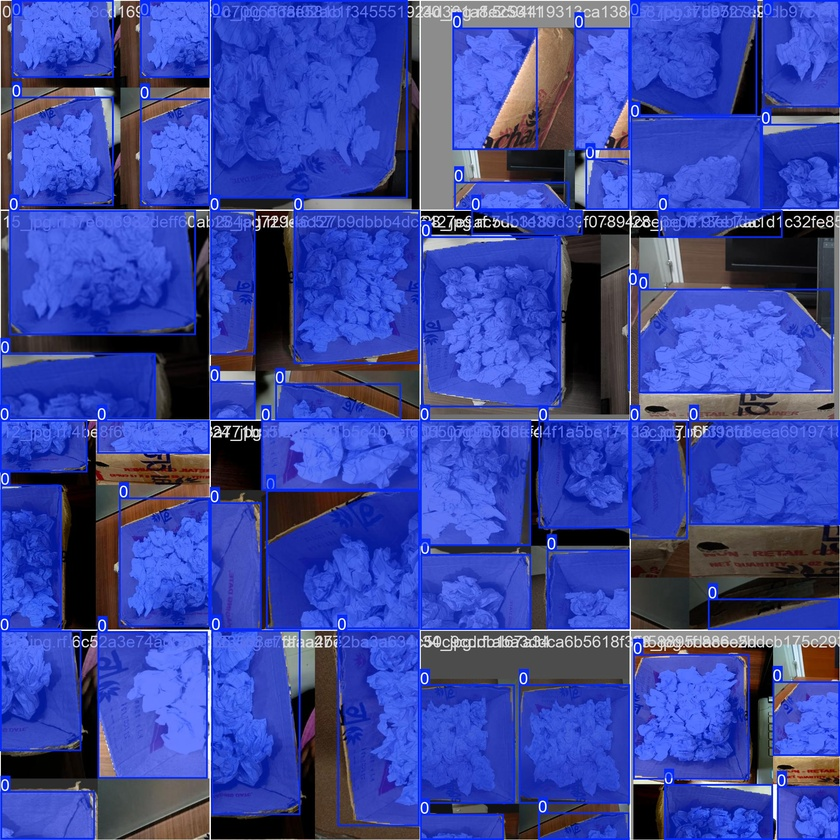
#> input picture Machine Learning/runs/segment/train_batch0.jpg, 840 x 840 px, shrunk from 1920 x 1920 before the run, given in place of the camera
$ python roi.py
#> lines starting #> are read from the running program, lines starting #| are printed output that depends on the picture; after the words box and inside, x2 and y2 are one past the last pixel; in counts of white or black regions, pixels touching at a corner belong together
import cv2
import numpy as np

# Initialize video capture (0 for primary camera)
cap = cv2.VideoCapture(0)

# Read the first frame
ret, prev_frame = cap.read()
#> prev_frame is the input picture: shape (840, 840, 3); mean B, G, R 161.1, 72.1, 59.4
prev_gray = cv2.cvtColor(prev_frame, cv2.COLOR_BGR2GRAY)
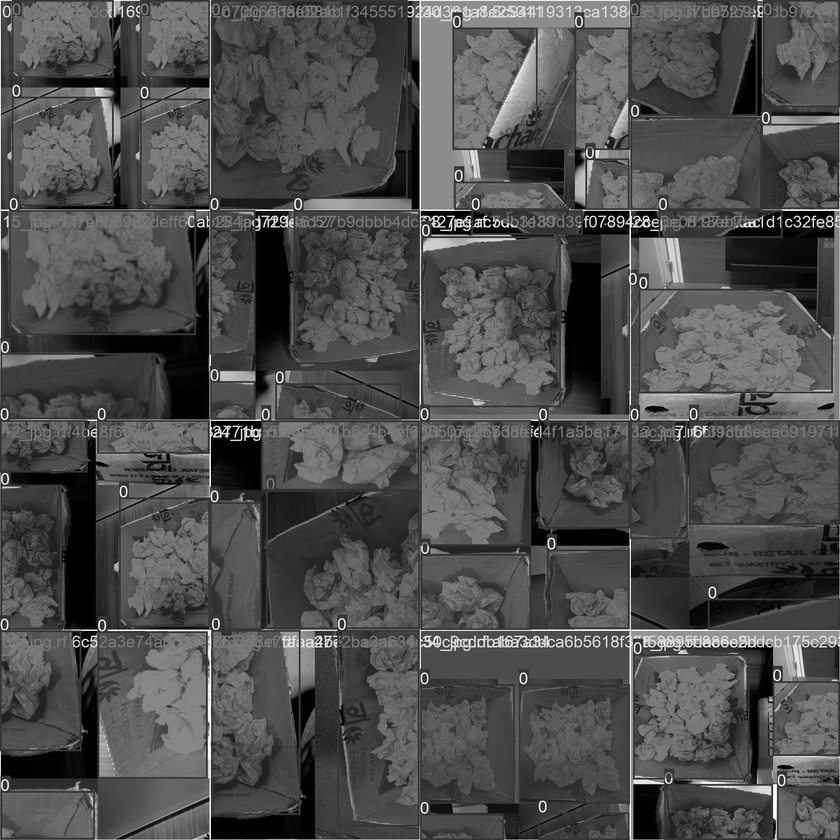
#> prev_gray: shape (840, 840); min 0, max 255, mean 78.5

# Set parameters for the pipeline
motion_threshold = 500    # Minimum contour area for motion
flow_magnitude_threshold = 1.5  # Threshold for optical flow magnitude to trigger alert

while True:
    # Capture the current frame
    ret, frame = cap.read()
    if not ret:
        break

    # Convert current frame to grayscale
    gray = cv2.cvtColor(frame, cv2.COLOR_BGR2GRAY)

    # ----------------- Step 1: Motion Detection -----------------
    diff_frame = cv2.absdiff(prev_gray, gray)
#> diff_frame: shape (840, 840); every value is 0
    _, thresh_frame = cv2.threshold(diff_frame, 30, 255, cv2.THRESH_BINARY)
    thresh_frame = cv2.GaussianBlur(thresh_frame, (5, 5), 0)

    # Find contours of the motion areas
    contours, _ = cv2.findContours(thresh_frame, cv2.RETR_EXTERNAL, cv2.CHAIN_APPROX_SIMPLE)
#> contours = []

    # Draw bounding boxes for detected motion
    for contour in contours:
        if cv2.contourArea(contour) > motion_threshold:
            (x, y, w, h) = cv2.boundingRect(contour)
            cv2.rectangle(frame, (x, y), (x + w, y + h), (0, 255, 0), 2)
            print("Motion Detected: Alert Triggered")  # Trigger an alert for motion detection
#> this loop made 0 passes

    # ----------------- Step 2: Optical Flow Detection -----------------
    flow = cv2.calcOpticalFlowFarneback(prev_gray, gray, None, 0.5, 3, 15, 3, 5, 1.2, 0)

    # Convert flow to polar coordinates (magnitude and angle)
    mag, ang = cv2.cartToPolar(flow[..., 0], flow[..., 1])
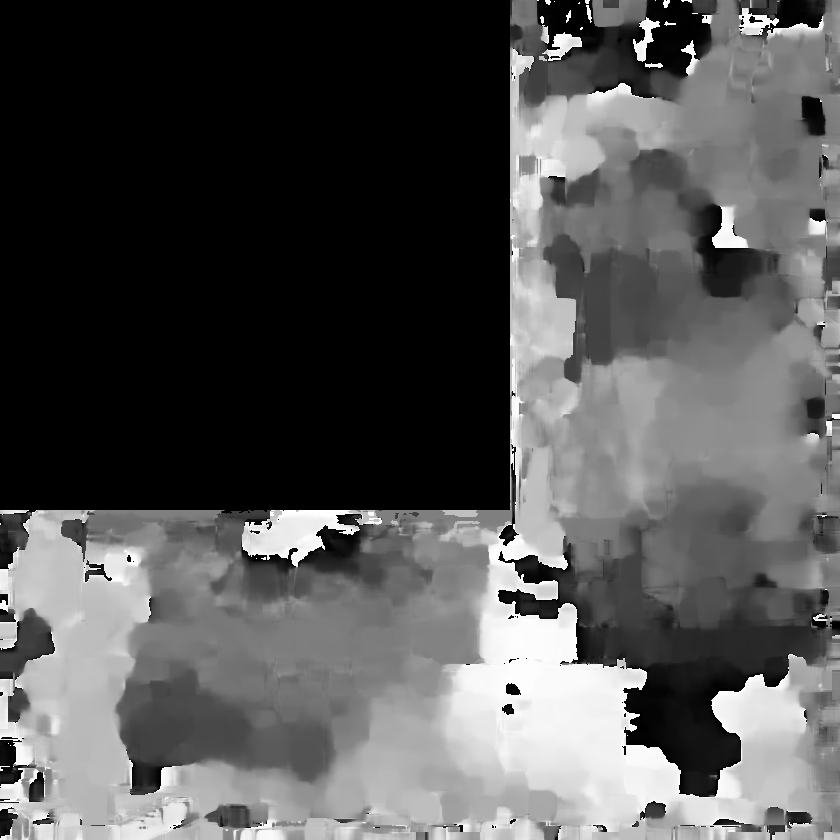
#> ang: shape (840, 840) float32; min 0, max 6.28, mean 2.09; drawn with min black and max white
    hsv = np.zeros_like(frame)
    hsv[..., 1] = 255
    hsv[..., 0] = ang * 180 / np.pi / 2
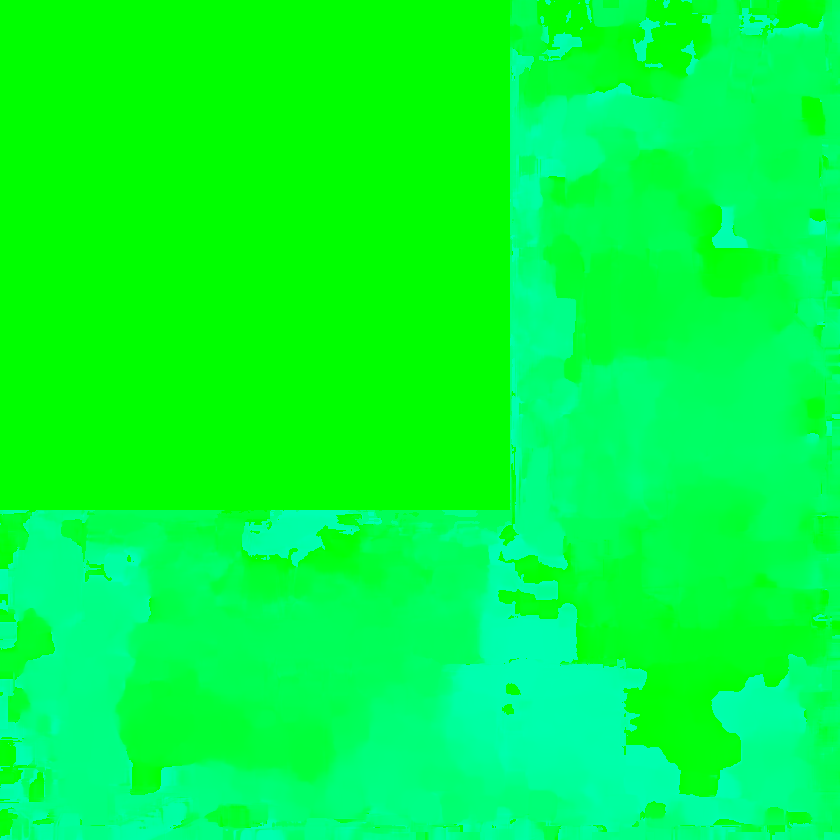
#> hsv: shape (840, 840, 3); mean of channels 0, 1, 2 59.5, 255, 0; drawn as B, G, R
    hsv[..., 2] = cv2.normalize(mag, None, 0, 255, cv2.NORM_MINMAX)
#> hsv: shape (840, 840, 3); 0.71% of pixels changed, all inside (x1, y1, x2, y2) = (0, 0, 840, 840)
    optical_flow_frame = cv2.cvtColor(hsv, cv2.COLOR_HSV2BGR)

    # Check if average flow magnitude exceeds threshold for alert
    avg_flow_magnitude = np.mean(mag)
#> avg_flow_magnitude = 0.000287
    if avg_flow_magnitude > flow_magnitude_threshold:
        print("Optical Flow Change Detected: Alert Triggered")  # Trigger alert based on optical flow

    # ----------------- Display Results -----------------
    cv2.imshow("Motion Detection", frame)
    cv2.imshow("Optical Flow", optical_flow_frame)

    # Update previous frame for next iteration
    prev_gray = gray

    # Exit on pressing 'q'
    if cv2.waitKey(10) & 0xFF == ord('q'):
#> (key q is pressed here)
        break

cap.release()
cv2.destroyAllWindows()

$ run again, on Machine Learning/runs/segment/train_batch1.jpg
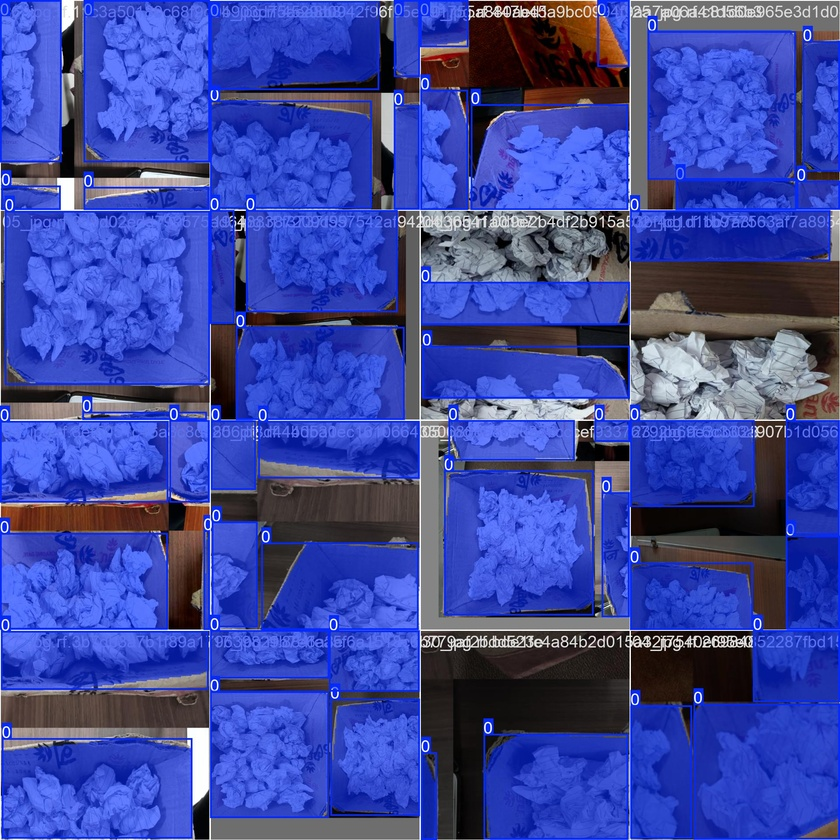
#> input picture Machine Learning/runs/segment/train_batch1.jpg, 840 x 840 px, shrunk from 1920 x 1920 before the run, given in place of the camera
#> prev_frame is the input picture: shape (840, 840, 3); mean B, G, R 161.1, 73.4, 61.3
#> `prev_gray = cv2.cvtColor(prev_frame, cv2.COLOR_BGR2GRAY)`:
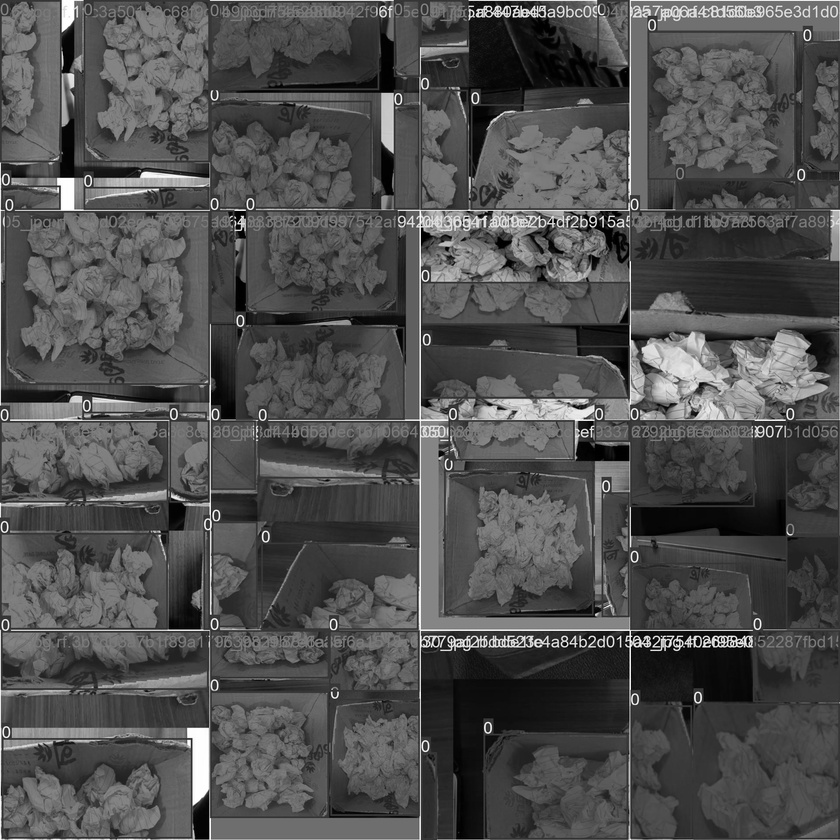
#> prev_gray: shape (840, 840); min 0, max 255, mean 79.8
#> diff_frame: shape (840, 840); every value is 0
#> contours = []
#> `hsv[..., 0] = ang * 180 / np.pi / 2`:
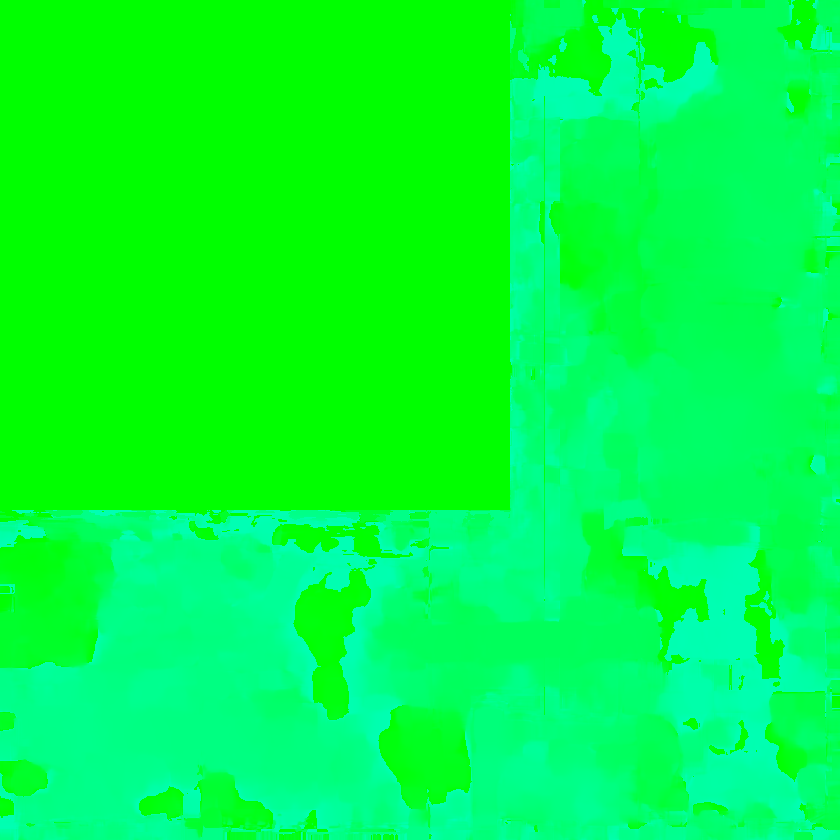
#> hsv: shape (840, 840, 3); mean of channels 0, 1, 2 65.3, 255, 0; drawn as B, G, R
#> avg_flow_magnitude = 0.000111

$ run again, on Machine Learning/runs/segment/train_batch2.jpg
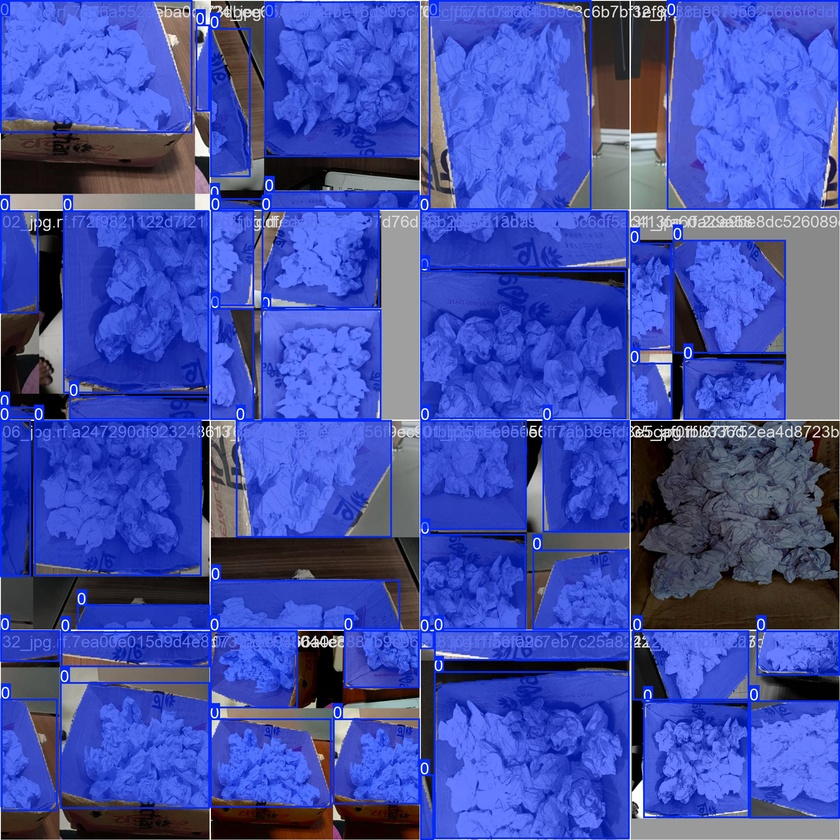
#> input picture Machine Learning/runs/segment/train_batch2.jpg, 840 x 840 px, shrunk from 1920 x 1920 before the run, given in place of the camera
#> prev_frame is the input picture: shape (840, 840, 3); mean B, G, R 170, 80.6, 67.3
#> `prev_gray = cv2.cvtColor(prev_frame, cv2.COLOR_BGR2GRAY)`:
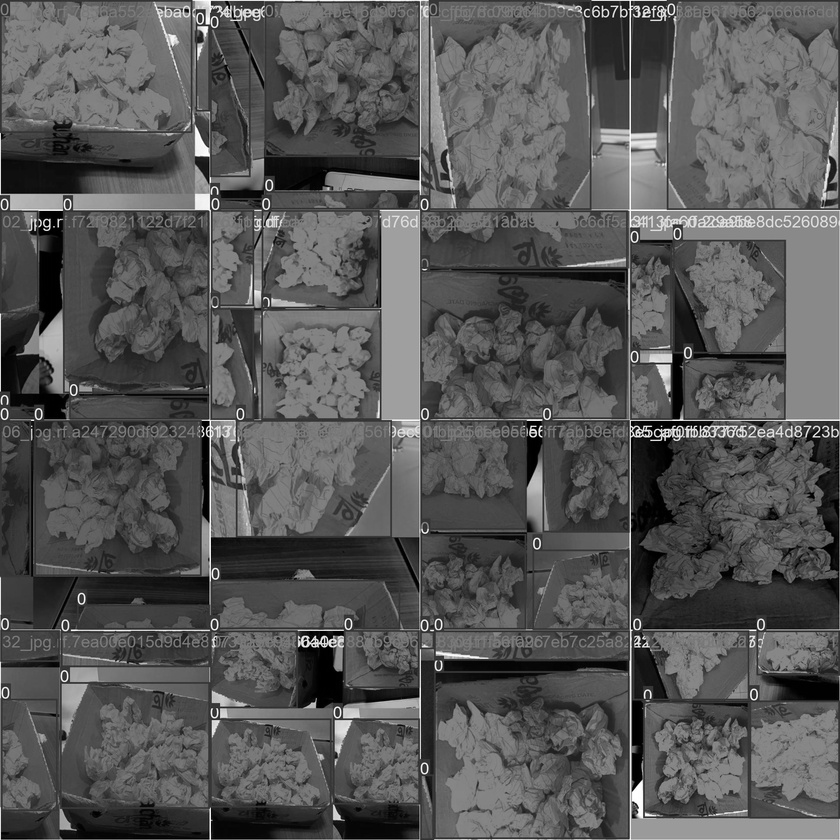
#> prev_gray: shape (840, 840); min 0, max 255, mean 86.8
#> diff_frame: shape (840, 840); every value is 0
#> contours = []
#> `hsv[..., 2] = cv2.normalize(mag, None, 0, 255, cv2.NORM_MINMAX)`:
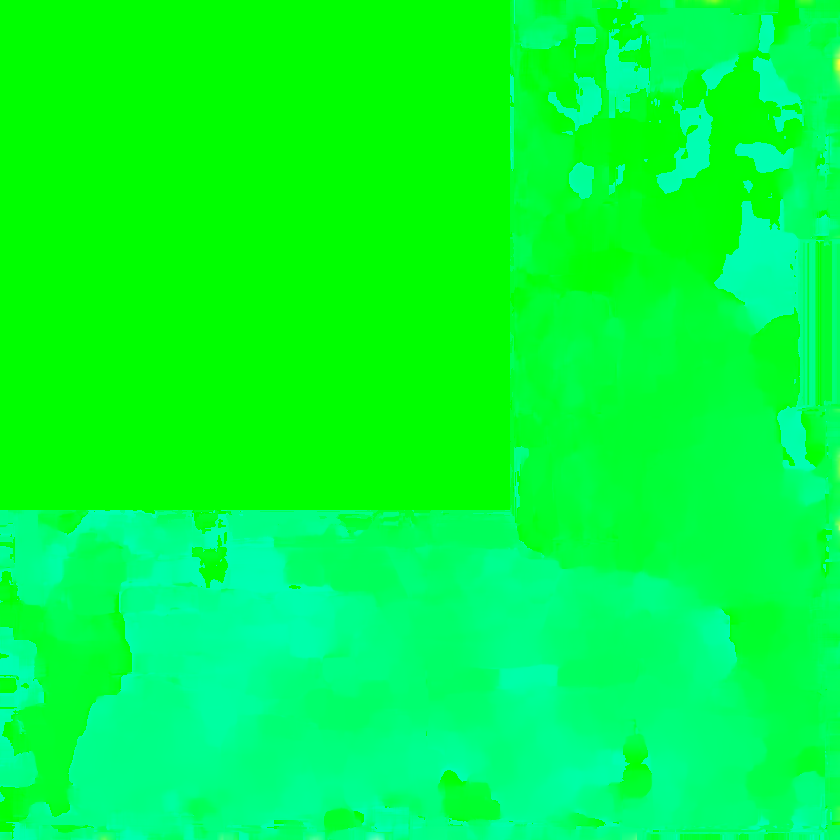
#> hsv: shape (840, 840, 3); mean of channels 0, 1, 2 58.8, 255, 0.1; drawn as B, G, R
#> avg_flow_magnitude = 0.000382

$ run again, on Machine Learning/runs/segment/train_batch241.jpg
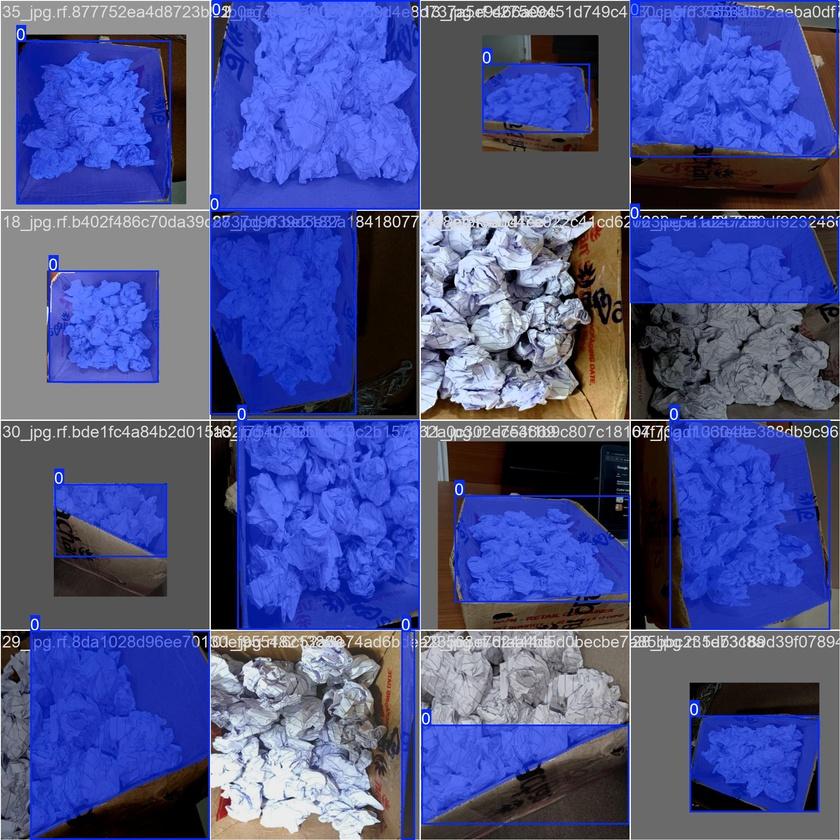
#> input picture Machine Learning/runs/segment/train_batch241.jpg, 840 x 840 px, shrunk from 1920 x 1920 before the run, given in place of the camera
#> prev_frame is the input picture: shape (840, 840, 3); mean B, G, R 141.6, 84.6, 77
#> `prev_gray = cv2.cvtColor(prev_frame, cv2.COLOR_BGR2GRAY)`:
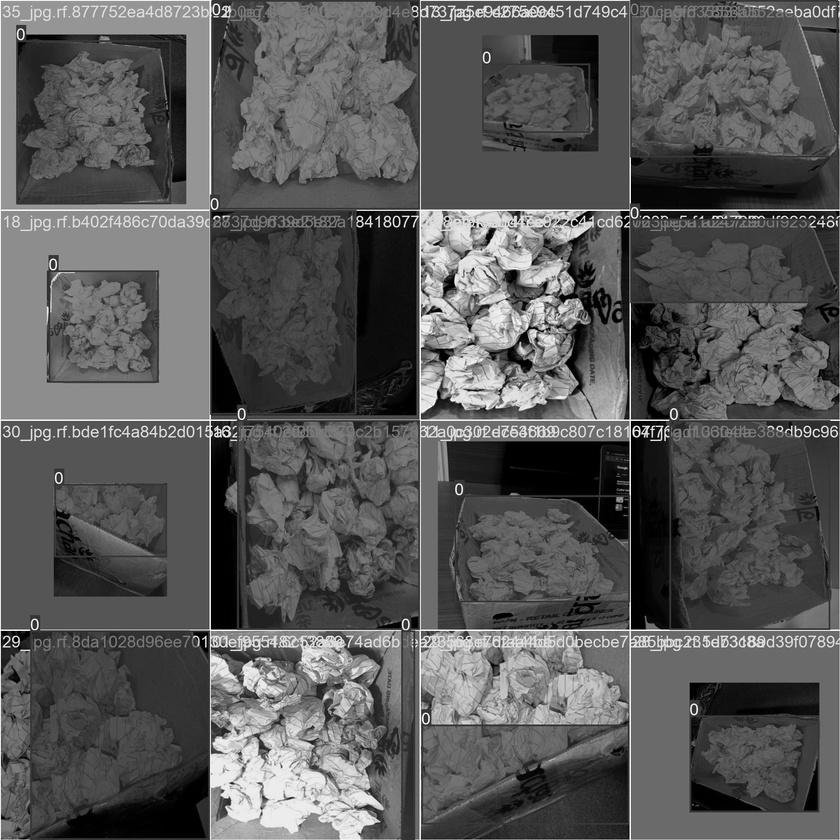
#> prev_gray: shape (840, 840); min 0, max 255, mean 88.8
#> diff_frame: shape (840, 840); every value is 0
#> contours = []
#> `hsv[..., 2] = cv2.normalize(mag, None, 0, 255, cv2.NORM_MINMAX)`:
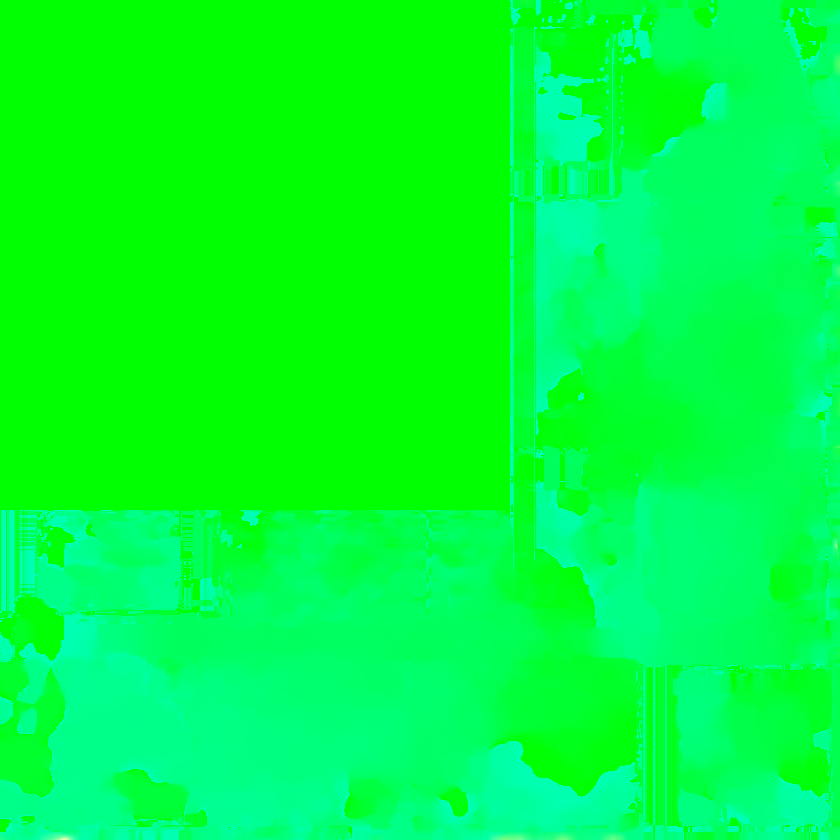
#> hsv: shape (840, 840, 3); mean of channels 0, 1, 2 57.8, 255, 0.1; drawn as B, G, R
#> avg_flow_magnitude = 0.000483
